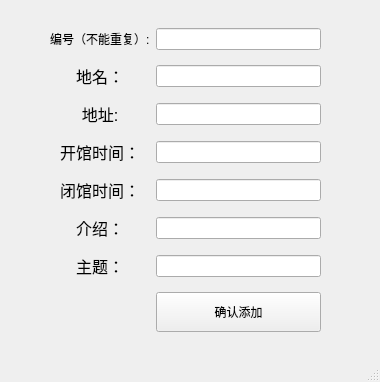
<?xml version="1.0" encoding="UTF-8"?>
<ui version="4.0">
 <class>MainWindow</class>
 <widget class="QMainWindow" name="MainWindow">
  <property name="geometry">
   <rect>
    <x>0</x>
    <y>0</y>
    <width>380</width>
    <height>382</height>
   </rect>
  </property>
  <property name="windowTitle">
   <string>MainWindow</string>
  </property>
  <widget class="QWidget" name="centralwidget">
   <widget class="QWidget" name="">
    <property name="geometry">
     <rect>
      <x>50</x>
      <y>20</y>
      <width>271</width>
      <height>321</height>
     </rect>
    </property>
    <layout class="QGridLayout" name="gridLayout" columnstretch="3,7">
     <item row="0" column="0">
      <widget class="QLabel" name="label_3">
       <property name="text">
        <string>编号（不能重复）:</string>
       </property>
      </widget>
     </item>
     <item row="0" column="1">
      <widget class="QLineEdit" name="lineEdit_7"/>
     </item>
     <item row="1" column="0">
      <widget class="QLabel" name="label_2">
       <property name="text">
        <string>&lt;html&gt;&lt;head/&gt;&lt;body&gt;&lt;p align=&quot;center&quot;&gt;&lt;span style=&quot; font-size:12pt;&quot;&gt;地名：&lt;/span&gt;&lt;/p&gt;&lt;/body&gt;&lt;/html&gt;</string>
       </property>
      </widget>
     </item>
     <item row="1" column="1">
      <widget class="QLineEdit" name="lineEdit"/>
     </item>
     <item row="2" column="0">
      <widget class="QLabel" name="label_4">
       <property name="text">
        <string>&lt;html&gt;&lt;head/&gt;&lt;body&gt;&lt;p align=&quot;center&quot;&gt;&lt;span style=&quot; font-size:12pt;&quot;&gt;地址:&lt;/span&gt;&lt;/p&gt;&lt;/body&gt;&lt;/html&gt;</string>
       </property>
      </widget>
     </item>
     <item row="2" column="1">
      <widget class="QLineEdit" name="lineEdit_3"/>
     </item>
     <item row="3" column="0">
      <widget class="QLabel" name="label_5">
       <property name="text">
        <string>&lt;html&gt;&lt;head/&gt;&lt;body&gt;&lt;p align=&quot;center&quot;&gt;&lt;span style=&quot; font-size:12pt;&quot;&gt;开馆时间：&lt;/span&gt;&lt;/p&gt;&lt;/body&gt;&lt;/html&gt;</string>
       </property>
      </widget>
     </item>
     <item row="3" column="1">
      <widget class="QLineEdit" name="lineEdit_2"/>
     </item>
     <item row="4" column="0">
      <widget class="QLabel" name="label">
       <property name="text">
        <string>&lt;html&gt;&lt;head/&gt;&lt;body&gt;&lt;p align=&quot;center&quot;&gt;&lt;span style=&quot; font-size:12pt;&quot;&gt;闭馆时间：&lt;/span&gt;&lt;/p&gt;&lt;/body&gt;&lt;/html&gt;</string>
       </property>
      </widget>
     </item>
     <item row="4" column="1">
      <widget class="QLineEdit" name="lineEdit_4"/>
     </item>
     <item row="5" column="0">
      <widget class="QLabel" name="label_6">
       <property name="text">
        <string>&lt;html&gt;&lt;head/&gt;&lt;body&gt;&lt;p align=&quot;center&quot;&gt;&lt;span style=&quot; font-size:12pt;&quot;&gt;介绍：&lt;/span&gt;&lt;/p&gt;&lt;/body&gt;&lt;/html&gt;</string>
       </property>
      </widget>
     </item>
     <item row="5" column="1">
      <widget class="QLineEdit" name="lineEdit_5"/>
     </item>
     <item row="6" column="0">
      <widget class="QLabel" name="label_7">
       <property name="text">
        <string>&lt;html&gt;&lt;head/&gt;&lt;body&gt;&lt;p align=&quot;center&quot;&gt;&lt;span style=&quot; font-size:12pt;&quot;&gt;主题：&lt;/span&gt;&lt;/p&gt;&lt;/body&gt;&lt;/html&gt;</string>
       </property>
      </widget>
     </item>
     <item row="6" column="1">
      <widget class="QLineEdit" name="lineEdit_6"/>
     </item>
     <item row="7" column="0">
      <spacer name="horizontalSpacer">
       <property name="orientation">
        <enum>Qt::Horizontal</enum>
       </property>
       <property name="sizeHint" stdset="0">
        <size>
         <width>40</width>
         <height>20</height>
        </size>
       </property>
      </spacer>
     </item>
     <item row="7" column="1">
      <widget class="QPushButton" name="pushButton">
       <property name="maximumSize">
        <size>
         <width>1000</width>
         <height>40</height>
        </size>
       </property>
       <property name="text">
        <string>确认添加</string>
       </property>
      </widget>
     </item>
    </layout>
   </widget>
  </widget>
  <widget class="QMenuBar" name="menubar">
   <property name="geometry">
    <rect>
     <x>0</x>
     <y>0</y>
     <width>380</width>
     <height>18</height>
    </rect>
   </property>
  </widget>
  <widget class="QStatusBar" name="statusbar"/>
 </widget>
 <resources/>
 <connections/>
</ui>
